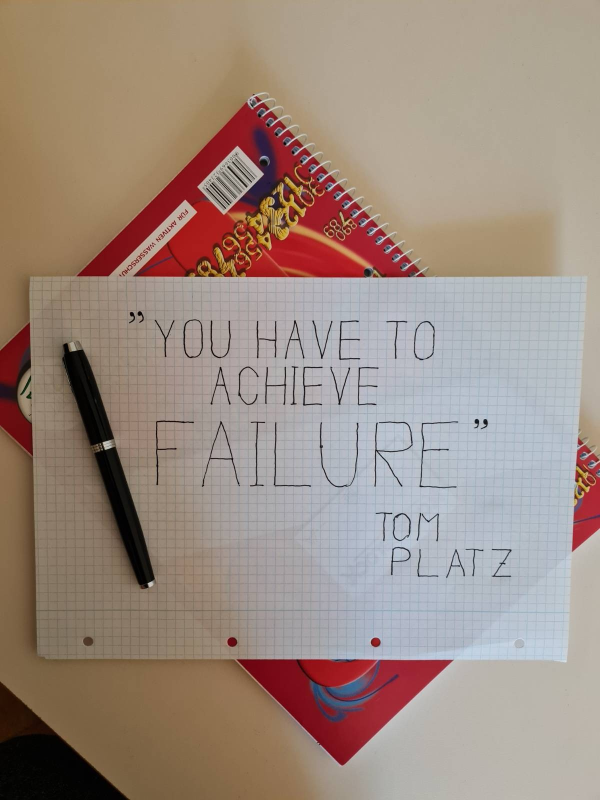
#> input picture Assignment/Assignment_3/img.jpg, 1200 x 1600 px (shown at 1/2 size)
$ jupyter execute Scripnic.ipynb
#> lines starting #> are read from the running program, lines starting #| are printed output that depends on the picture
# Assignment 3
&copy; 2023, Scripnic Dinu, all rights reserved

## 3.1 Mobile phone picture

[cell 1]
# main libraries
import numpy as np
import pandas as pd
import matplotlib.pyplot as plt
# sklearn libraries
from sklearn.cluster import KMeans, DBSCAN
from sklearn.neighbors import NearestNeighbors
from sklearn.metrics import silhouette_score
# scipy libraries
from scipy.cluster.hierarchy import dendrogram, linkage, cut_tree
# Image processing libraries
from PIL import Image  # i choose pilow because its more lightweight, opencv is more for computer vision and more advanced image processing

### 3.1.1 Data Preparation
* Take a picture with your smartphone. The picture must contain a piece of paper with your name on it and some type of background (walls, floor, window, etc.).
* Resize it to 256x256

[cell 2]
# i choose to use pillow because it is easier and more efficient than opencv
# opencv is more for computer vision and other more complex tasks
# open and resize the image
img = Image.open("img.jpg")
#> img is the input picture: PIL image 1200x1600 RGB; mean R, G, B 157.6, 139.5, 128.9
img = img.resize((256, 256))
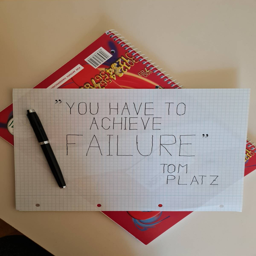
#> img: PIL image 256x256 RGB; mean R, G, B 157.6, 139.5, 128.9
print("Original image size: ", img.size)
#| Original image size:  (256, 256)
plt.imshow(img)
plt.show()
# now in order to use the image we have to convert it to a numpy array
img_array = np.array(img)
pixels = img_array.reshape((-1, 3))
print(pixels)
#> (printed output is left out)
